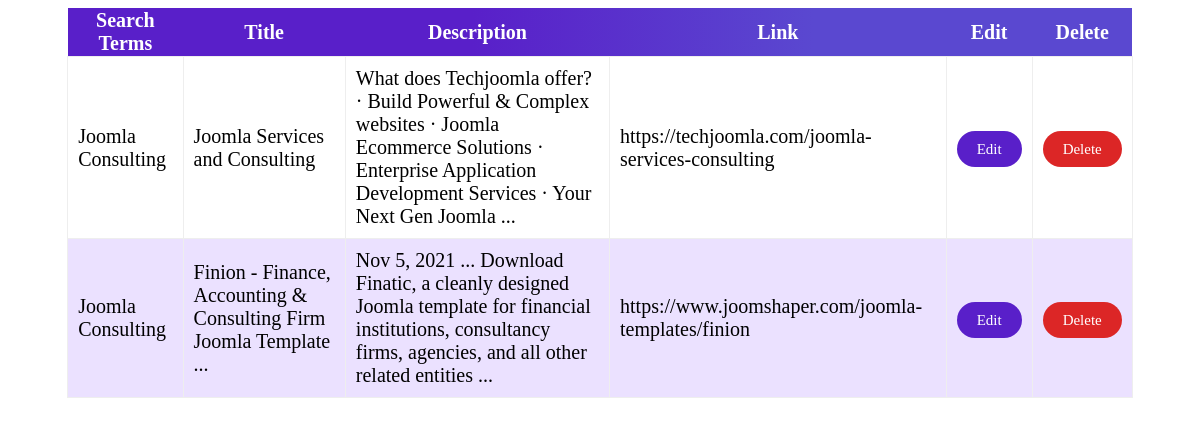
/polls/retrieve/, run on the app's committed database.
### polls/models.py (models this page shows, shortened)
class Film(models.Model):
    title = models.TextField(blank=False)
    year = models.TextField(blank=False)
    filmurl = models.TextField(blank=False)
    genre = models.TextField(blank=False)

### polls/views.py (the view)
# urls.py: path('retrieve/',views.retrieve,name="retrieve"),
def retrieve(request):
    details=Film.objects.all()
    return render(request,'retrieve.html',{'details':details})

### polls/templates/retrieve.html (shortened to what this page needs)
<!DOCTYPE html>
<html>
<head>
</head>
<body>
    <div class="container">
        <table class="retrieve_table" border="5px solid #000;">
            <tbody>
                <thead>
                    <tr>
                        <th>Search Terms</th>
                        <th>Title</th>
                        <th>Description</th>
                        <th>Link</th>
                        <th >Edit</th>
                        <th>Delete</th>
                    </tr>
                </thead>
                <tbody>
                    {% for i in details %}
                    <tr>
                        <td style="padding:10px;">{{i.genre}}</td>
                        <td style="padding:10px;">{{i.title}}</td>
                        <td style="padding:10px;">{{i.year}}</td>
                        <td style="padding:10px;">{{i.filmurl}}</td>
                        <td style="padding:10px;"><a class="editbtn" href="{% url 'edit' i.pk %}">Edit</a></td>
                        <td style="padding:10px;"><a class="deletebtn" href="{% url 'delete' i.pk %}">Delete</a></td>
                    </tr>
                    {% endfor %}
                </tbody>
            </tbody>
        </table>
    </div>
</body>
</html>

### polls/templates/retrieve.html (style rules this page uses)
table { column-width: 20px; font-size: 20px; border: none; padding: 5px; border-collapse: collapse; width: 90%; margin: auto; }
thead { padding: 10px; background: linear-gradient(90deg, rgba(89,31,201,1) 38%, rgba(90,72,208,1) 70%); color: #fff; }
tr:nth-child(even) { background-color: #ebe1ff }
tbody { padding: 10px; }
.retrieve_table th { border: none; }
.editbtn { padding: 10px 20px; background: #591fc9; color: #fff; text-decoration: none; border-radius: 20px; font-size: 15px; }
.deletebtn { padding: 10px 20px; background: #dc2626; color: #fff; text-decoration: none; border-radius: 20px; font-size: 15px; }

### data on the page
Film: genre "Joomla Consulting", title "Joomla Services and Consulting", year "What does Techjoomla offer? · Build Powerful & Complex websites · Joomla Ecommerce Solutions · Enterprise Application Development Services · Your Next Gen Joomla ...", filmurl "https://techjoomla.com/joomla-services-consulting"
Film: genre "Joomla Consulting", title "Finion - Finance, Accounting & Consulting Firm Joomla Template ...", year "Nov 5, 2021 ... Download Finatic, a cleanly designed Joomla template for financial institutions, consultancy firms, agencies, and all other related entities ...", filmurl "https://www.joomshaper.com/joomla-templates/finion"
